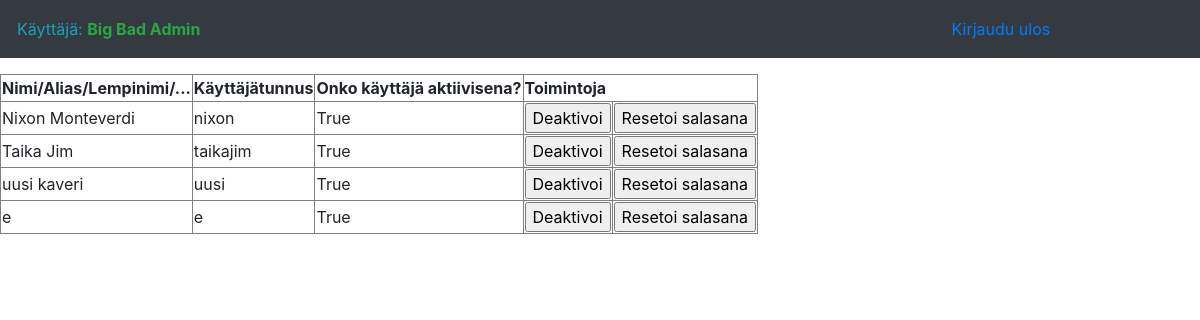
The page /admin (signed in) on the database as committed earlier.
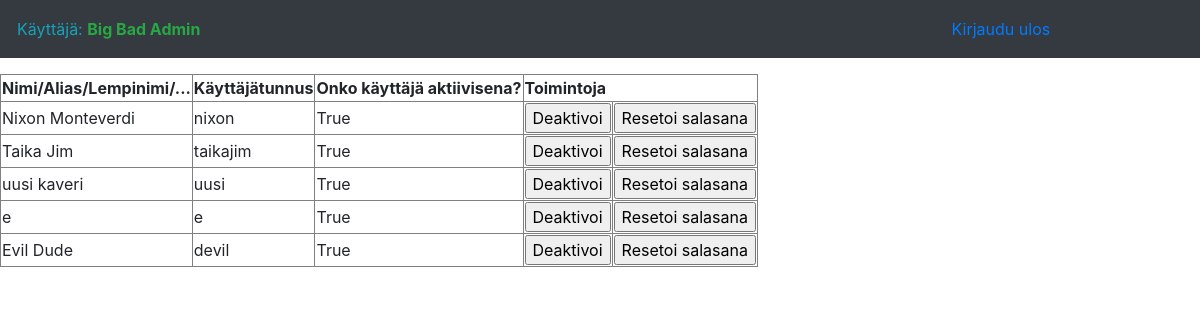
The same page on the database as committed later.
### application/auth/models.py (models this page shows, shortened)
class User(db.Model):
    __tablename__ = "account"
    id = db.Column(db.Integer, primary_key=True)
    date_created = db.Column(db.DateTime, default=db.func.current_timestamp())
    date_modified = db.Column(db.DateTime, default=db.func.current_timestamp(),
                              onupdate=db.func.current_timestamp())
    name = db.Column(db.String(144), nullable=False)
    username = db.Column(db.String(144), nullable=False)
    password = db.Column(db.String(144), nullable=False)
    active = db.Column(db.Boolean)
    admin = db.Column(db.Boolean)

### application/admin/views.py (the view)
@app.route("/admin", methods=["GET"])
@login_required
def admin_index():
    return render_template("admin/index.html", users = User.query.filter_by(admin=False))

### application/__init__.py (called while the page is built)
@login_manager.user_loader
def load_user(user_id):
    return User.query.get(user_id)

### application/templates/admin/index.html (shortened to what this page needs)
{% extends "layout.html" %} {% block body %}
<table border="1">
    <tr>
        <th>Nimi/Alias/Lempinimi/...</th>
        <th>Käyttäjätunnus</th>
        <th>Onko käyttäjä aktiivisena?</th>
        <th colspan="2" align="center">Toimintoja</th>
    </tr>
    {% for user in users %}
    <tr>
        <td>{{ user.name }}</td>
        <td>{{ user.username }}</td>
        <td>{{ user.active }}</td>
        {% if user.active %}
        <td>
            <form method="POST" action="{{ url_for('user_set_active_status', user_id=user.id) }}">
                <input type="submit" value="Deaktivoi" />
            </form>
        </td>
        {% else %}
        <td>
            <form method="POST" action="{{ url_for('user_set_active_status', user_id=user.id) }}">
                <input type="submit" value="Aktivoi" />
            </form>
        </td>
        {% endif %}
        <td>
            <form method="POST" OnClick="return confirm('Oletko varma että haluat nollata käyttäjän salasanan?')" action="{{ url_for('user_reset_password', user_id=user.id) }}">
                <input type="submit" value="Resetoi salasana" />
            </form>
        </td>
    </tr>
    {% endfor %}
</table>
{% endblock %}

### application/templates/layout.html (shortened to what this page needs)
<!DOCTYPE html>
<html lang="fi">
<head>
  <link rel="stylesheet" media="screen" href="{{ url_for('static', filename='bootstrap/css/bootstrap.min.css') }}">
</head>
<body>
  <nav class="navbar navbar-expand-lg navbar-dark bg-dark static-top">
    {% if current_user.is_authenticated %}
    <table width=90% border="0">
      <tr>
        <td align="left" width="50%">
          <span class="text-info">Käyttäjä:</span>
          <b class="text-success">{{ current_user.name }}</b>
        </td>
        <td align="right">
          <a class="nav-link" href="{{ url_for('auth_logout') }}">Kirjaudu ulos
          </a>
        </td>
      </tr>
    </table>
  </nav>
  {% endif %} {% block body %}{% endblock %}
</body>
</html>

Rows that differ between the two databases and show on the page:
added User: name "Evil Dude", username "devil", active "True"
